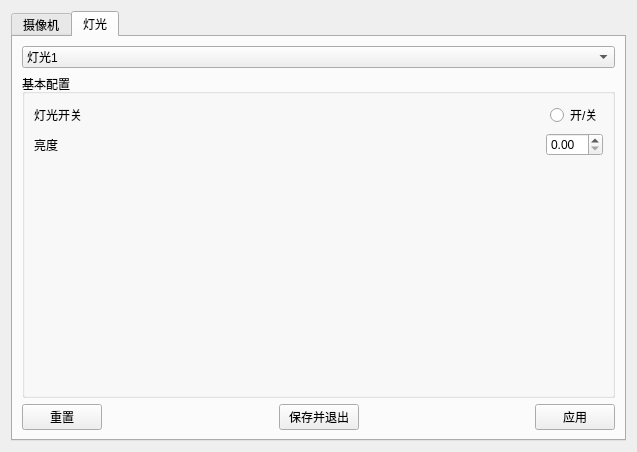
<?xml version="1.0" encoding="UTF-8"?>
<ui version="4.0">
 <class>Dialog</class>
 <widget class="QDialog" name="Dialog">
  <property name="geometry">
   <rect>
    <x>0</x>
    <y>0</y>
    <width>637</width>
    <height>452</height>
   </rect>
  </property>
  <property name="windowTitle">
   <string>设备管理</string>
  </property>
  <layout class="QHBoxLayout" name="horizontalLayout_3">
   <item>
    <widget class="QTabWidget" name="tabWidget">
     <property name="currentIndex">
      <number>1</number>
     </property>
     <widget class="QWidget" name="tab">
      <attribute name="title">
       <string>摄像机</string>
      </attribute>
      <layout class="QVBoxLayout" name="verticalLayout_6">
       <item>
        <widget class="QComboBox" name="comboBox">
         <property name="sizeAdjustPolicy">
          <enum>QComboBox::AdjustToContents</enum>
         </property>
         <item>
          <property name="text">
           <string>相机1</string>
          </property>
         </item>
         <item>
          <property name="text">
           <string>相机2</string>
          </property>
         </item>
         <item>
          <property name="text">
           <string>相机3</string>
          </property>
         </item>
         <item>
          <property name="text">
           <string>相机4</string>
          </property>
         </item>
         <item>
          <property name="text">
           <string>相机5</string>
          </property>
         </item>
         <item>
          <property name="text">
           <string>相机6</string>
          </property>
         </item>
         <item>
          <property name="text">
           <string>相机7</string>
          </property>
         </item>
         <item>
          <property name="text">
           <string>相机8</string>
          </property>
         </item>
        </widget>
       </item>
       <item>
        <widget class="QGroupBox" name="groupBox_4">
         <property name="title">
          <string>基本配置</string>
         </property>
         <layout class="QVBoxLayout" name="verticalLayout_5">
          <item>
           <layout class="QHBoxLayout" name="horizontalLayout_8">
            <item>
             <widget class="QLabel" name="label_2">
              <property name="text">
               <string>相机开关</string>
              </property>
             </widget>
            </item>
            <item>
             <spacer name="horizontalSpacer_16">
              <property name="orientation">
               <enum>Qt::Horizontal</enum>
              </property>
              <property name="sizeHint" stdset="0">
               <size>
                <width>40</width>
                <height>20</height>
               </size>
              </property>
             </spacer>
            </item>
            <item>
             <widget class="QRadioButton" name="radioButton_9">
              <property name="text">
               <string>开/关</string>
              </property>
             </widget>
            </item>
           </layout>
          </item>
          <item>
           <layout class="QHBoxLayout" name="horizontalLayout_10">
            <item>
             <widget class="QLabel" name="label_3">
              <property name="text">
               <string>校准标定</string>
              </property>
             </widget>
            </item>
            <item>
             <spacer name="horizontalSpacer_19">
              <property name="orientation">
               <enum>Qt::Horizontal</enum>
              </property>
              <property name="sizeHint" stdset="0">
               <size>
                <width>40</width>
                <height>20</height>
               </size>
              </property>
             </spacer>
            </item>
           </layout>
          </item>
          <item>
           <spacer name="verticalSpacer_2">
            <property name="orientation">
             <enum>Qt::Vertical</enum>
            </property>
            <property name="sizeHint" stdset="0">
             <size>
              <width>20</width>
              <height>40</height>
             </size>
            </property>
           </spacer>
          </item>
         </layout>
        </widget>
       </item>
       <item>
        <layout class="QHBoxLayout" name="horizontalLayout_9">
         <item>
          <widget class="QPushButton" name="pushButton_4">
           <property name="text">
            <string>重置</string>
           </property>
          </widget>
         </item>
         <item>
          <spacer name="horizontalSpacer_17">
           <property name="orientation">
            <enum>Qt::Horizontal</enum>
           </property>
           <property name="sizeHint" stdset="0">
            <size>
             <width>40</width>
             <height>20</height>
            </size>
           </property>
          </spacer>
         </item>
         <item>
          <widget class="QPushButton" name="pushButton_5">
           <property name="text">
            <string>保存并退出</string>
           </property>
          </widget>
         </item>
         <item>
          <spacer name="horizontalSpacer_18">
           <property name="orientation">
            <enum>Qt::Horizontal</enum>
           </property>
           <property name="sizeHint" stdset="0">
            <size>
             <width>40</width>
             <height>20</height>
            </size>
           </property>
          </spacer>
         </item>
         <item>
          <widget class="QPushButton" name="pushButton_6">
           <property name="text">
            <string>应用</string>
           </property>
          </widget>
         </item>
        </layout>
       </item>
      </layout>
     </widget>
     <widget class="QWidget" name="tab_2">
      <attribute name="title">
       <string>灯光</string>
      </attribute>
      <layout class="QVBoxLayout" name="verticalLayout_3">
       <item>
        <widget class="QComboBox" name="comboBox_2">
         <property name="sizeAdjustPolicy">
          <enum>QComboBox::AdjustToContents</enum>
         </property>
         <item>
          <property name="text">
           <string>灯光1</string>
          </property>
         </item>
         <item>
          <property name="text">
           <string>灯光2</string>
          </property>
         </item>
         <item>
          <property name="text">
           <string>灯光3</string>
          </property>
         </item>
         <item>
          <property name="text">
           <string>灯光4</string>
          </property>
         </item>
         <item>
          <property name="text">
           <string>灯光5</string>
          </property>
         </item>
         <item>
          <property name="text">
           <string>灯光6</string>
          </property>
         </item>
         <item>
          <property name="text">
           <string>灯光7</string>
          </property>
         </item>
         <item>
          <property name="text">
           <string>灯光8</string>
          </property>
         </item>
        </widget>
       </item>
       <item>
        <widget class="QGroupBox" name="groupBox">
         <property name="title">
          <string>基本配置</string>
         </property>
         <layout class="QVBoxLayout" name="verticalLayout">
          <item>
           <layout class="QHBoxLayout" name="horizontalLayout_11">
            <item>
             <widget class="QLabel" name="label_4">
              <property name="text">
               <string>灯光开关</string>
              </property>
             </widget>
            </item>
            <item>
             <spacer name="horizontalSpacer_20">
              <property name="orientation">
               <enum>Qt::Horizontal</enum>
              </property>
              <property name="sizeHint" stdset="0">
               <size>
                <width>40</width>
                <height>20</height>
               </size>
              </property>
             </spacer>
            </item>
            <item>
             <widget class="QRadioButton" name="radioButton_10">
              <property name="text">
               <string>开/关</string>
              </property>
             </widget>
            </item>
           </layout>
          </item>
          <item>
           <layout class="QHBoxLayout" name="horizontalLayout">
            <item>
             <widget class="QLabel" name="label">
              <property name="text">
               <string>亮度</string>
              </property>
             </widget>
            </item>
            <item>
             <spacer name="horizontalSpacer">
              <property name="orientation">
               <enum>Qt::Horizontal</enum>
              </property>
              <property name="sizeHint" stdset="0">
               <size>
                <width>40</width>
                <height>20</height>
               </size>
              </property>
             </spacer>
            </item>
            <item>
             <widget class="QDoubleSpinBox" name="doubleSpinBox"/>
            </item>
           </layout>
          </item>
          <item>
           <spacer name="verticalSpacer">
            <property name="orientation">
             <enum>Qt::Vertical</enum>
            </property>
            <property name="sizeHint" stdset="0">
             <size>
              <width>20</width>
              <height>40</height>
             </size>
            </property>
           </spacer>
          </item>
         </layout>
        </widget>
       </item>
       <item>
        <layout class="QHBoxLayout" name="horizontalLayout_2">
         <item>
          <widget class="QPushButton" name="pushButton">
           <property name="text">
            <string>重置</string>
           </property>
          </widget>
         </item>
         <item>
          <spacer name="horizontalSpacer_2">
           <property name="orientation">
            <enum>Qt::Horizontal</enum>
           </property>
           <property name="sizeHint" stdset="0">
            <size>
             <width>40</width>
             <height>20</height>
            </size>
           </property>
          </spacer>
         </item>
         <item>
          <widget class="QPushButton" name="pushButton_2">
           <property name="text">
            <string>保存并退出</string>
           </property>
          </widget>
         </item>
         <item>
          <spacer name="horizontalSpacer_3">
           <property name="orientation">
            <enum>Qt::Horizontal</enum>
           </property>
           <property name="sizeHint" stdset="0">
            <size>
             <width>40</width>
             <height>20</height>
            </size>
           </property>
          </spacer>
         </item>
         <item>
          <widget class="QPushButton" name="pushButton_3">
           <property name="text">
            <string>应用</string>
           </property>
          </widget>
         </item>
        </layout>
       </item>
      </layout>
     </widget>
    </widget>
   </item>
  </layout>
 </widget>
 <resources/>
 <connections/>
</ui>
